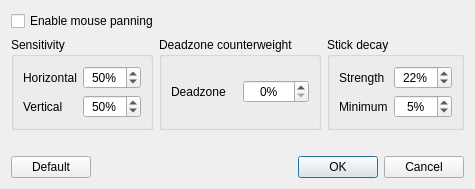
<?xml version="1.0" encoding="UTF-8"?>
<ui version="4.0">
 <class>ConfigureMousePanning</class>
 <widget class="QDialog" name="configure_mouse_panning">
  <property name="windowTitle">
   <string>Configure mouse panning</string>
  </property>
  <layout class="QVBoxLayout">
   <item>
    <widget class="QCheckBox" name="enable">
     <property name="text">
      <string>Enable mouse panning</string>
     </property>
     <property name="toolTip">
      <string>Can be toggled via a hotkey. Default hotkey is Ctrl + F9</string>
     </property>
    </widget>
   </item>
   <item>
    <layout class="QHBoxLayout">
     <item>
      <widget class="QGroupBox" name="sensitivity_box">
       <property name="title">
        <string>Sensitivity</string>
       </property>
       <layout class="QGridLayout">
        <item row="0" column="0">
         <widget class="QLabel" name="x_sensitivity_label">
          <property name="text">
           <string>Horizontal</string>
          </property>
         </widget>
        </item>
        <item row="0" column="1">
         <widget class="QSpinBox" name="x_sensitivity">
          <property name="alignment">
           <set>Qt::AlignCenter</set>
          </property>
          <property name="suffix">
           <string>%</string>
          </property>
          <property name="minimum">
           <number>1</number>
          </property>
          <property name="maximum">
           <number>100</number>
          </property>
          <property name="value">
           <number>50</number>
          </property>
         </widget>
        </item>
        <item row="1" column="0">
         <widget class="QLabel" name="y_sensitivity_label">
          <property name="text">
           <string>Vertical</string>
          </property>
         </widget>
        </item>
        <item row="1" column="1">
         <widget class="QSpinBox" name="y_sensitivity">
          <property name="alignment">
           <set>Qt::AlignCenter</set>
          </property>
          <property name="suffix">
           <string>%</string>
          </property>
          <property name="minimum">
           <number>1</number>
          </property>
          <property name="maximum">
           <number>100</number>
          </property>
          <property name="value">
           <number>50</number>
          </property>
         </widget>
        </item>
       </layout>
      </widget>
     </item>
     <item>
      <widget class="QGroupBox" name="deadzone_counterweight_box">
       <property name="title">
        <string>Deadzone counterweight</string>
       </property>
       <property name="toolTip">
        <string>Counteracts a game's built-in deadzone</string>
       </property>
       <layout class="QGridLayout">
        <item row="0" column="0">
         <widget class="QLabel" name="deadzone_counterweight_label">
          <property name="text">
           <string>Deadzone</string>
          </property>
         </widget>
        </item>
        <item row="0" column="1">
         <widget class="QSpinBox" name="deadzone_counterweight">
          <property name="alignment">
           <set>Qt::AlignCenter</set>
          </property>
          <property name="suffix">
           <string>%</string>
          </property>
          <property name="minimum">
           <number>0</number>
          </property>
          <property name="maximum">
           <number>100</number>
          </property>
          <property name="value">
           <number>0</number>
          </property>
         </widget>
        </item>
       </layout>
      </widget>
     </item>
     <item>
      <widget class="QGroupBox" name="decay_box">
       <property name="title">
        <string>Stick decay</string>
       </property>
       <layout class="QGridLayout">
        <item row="0" column="0">
         <widget class="QLabel" name="decay_strength_label">
          <property name="text">
           <string>Strength</string>
          </property>
         </widget>
        </item>
        <item row="0" column="1">
         <widget class="QSpinBox" name="decay_strength">
          <property name="alignment">
           <set>Qt::AlignCenter</set>
          </property>
          <property name="suffix">
           <string>%</string>
          </property>
          <property name="minimum">
           <number>0</number>
          </property>
          <property name="maximum">
           <number>100</number>
          </property>
          <property name="value">
           <number>22</number>
          </property>
         </widget>
        </item>
        <item row="1" column="0">
         <widget class="QLabel" name="min_decay_label">
          <property name="text">
           <string>Minimum</string>
          </property>
         </widget>
        </item>
        <item row="1" column="1">
         <widget class="QSpinBox" name="min_decay">
          <property name="alignment">
           <set>Qt::AlignCenter</set>
          </property>
          <property name="suffix">
           <string>%</string>
          </property>
          <property name="minimum">
           <number>0</number>
          </property>
          <property name="maximum">
           <number>100</number>
          </property>
          <property name="value">
           <number>5</number>
          </property>
         </widget>
        </item>
       </layout>
      </widget>
     </item>
    </layout>
   </item>
   <item>
    <widget class="QLabel" name="warning_label">
     <property name="text">
      <string/>
     </property>
    </widget>
   </item>
   <item>
    <layout class="QHBoxLayout">
     <item>
      <widget class="QPushButton" name="default_button">
       <property name="text">
        <string>Default</string>
       </property>
      </widget>
     </item>
     <item>
      <widget class="QDialogButtonBox" name="button_box">
       <property name="standardButtons">
        <set>QDialogButtonBox::Cancel|QDialogButtonBox::Ok</set>
       </property>
      </widget>
     </item>
    </layout>
   </item>
  </layout>
 </widget>
 <resources/>
 <connections/>
</ui>
